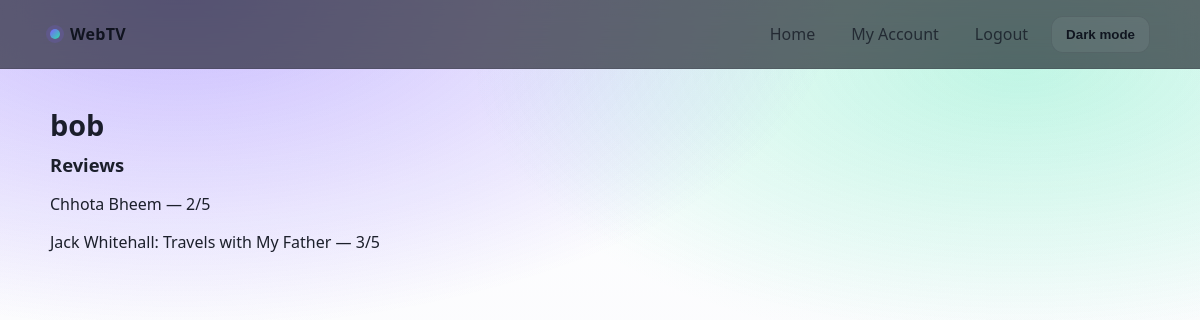
Screenshot of /user/bob (signed in) with the database file from the repository.
### data_structure.py (models this page shows, shortened)
class User(db.Model, UserMixin):
    __tablename__ = "users"
    id = db.Column(db.Integer, primary_key = True)
    username = db.Column(db.String, unique = True, nullable = False)
    password = db.Column(db.String, nullable = False)
    is_admin = db.Column(db.Boolean, default=False, nullable=False)

class Review(db.Model):
  id = db.Column(db.Integer, primary_key=True)
  user_id = db.Column(db.Integer, db.ForeignKey("users.id"), nullable=False)
  show_id = db.Column(db.Integer, db.ForeignKey("shows.id"), nullable=False)
  rating = db.Column(db.Integer)  # 1–5
  review_text = db.Column(db.Text)
  __table_args__ = (
    db.UniqueConstraint("user_id", "show_id", name="user_review"),
  )

class Show(db.Model):
    __tablename__ = "shows"
    id = db.Column(db.Integer, primary_key=True)
    title = db.Column(db.String(255), nullable=False)
    cover = db.Column(db.Text)
    director = db.Column(db.String(255))
    cast = db.Column(db.Text)
    release_year = db.Column(db.Integer)
    rating = db.Column(db.String(20))
    seasons = db.Column(db.String(20))
    genres = db.Column(db.String(255))
    description = db.Column(db.Text)

### app.py (the view)
  @app.route("/user/<username>")
  def user_profile(username):
      user = User.query.filter_by(username=username).first_or_404()
      reviews = (
        Review.query
        .join(Show)
        .filter(Review.user_id == user.id)
        .add_columns(Show.title, Review.rating)
        .all()
      )
      return render_template("profile.html", user=user, reviews=reviews)

### data_structure.py (called while the page is built)
@login_manager.user_loader
def load_user(user_id):
    return User.query.get(int(user_id))

### templates/profile.html
{% extends "base.html" %}
{% block body %}
<h1>{{ user.username }}</h1>
<h2>Reviews</h2>
{% for r, title, rating in reviews %}
  <p>{{ title }} — {{ rating }}/5</p>
{% endfor %}
{% endblock %}

### static/styles.css (style rules this page uses)
:root { --bg: #0b1020; --panel: rgba(255,255,255,0.06); --panel2: rgba(255,255,255,0.10); --text: rgba(255,255,255,0.92); --muted: rgba(255,255,255,0.70); --line: rgba(255,255,255,0.12); --accent: #7c5cff; --accent2: #2de2a7; --danger: #ff5470; --shadow: 0 12px 40px rgba(0,0,0,0.45); --radius: 16px; }
html[data-theme="light"] { --bg: #f6f7fb; --panel: rgba(0,0,0,0.04); --panel2: rgba(0,0,0,0.06); --text: rgba(10,14,25,0.92); --muted: rgba(10,14,25,0.68); --line: rgba(10,14,25,0.12); --shadow: 0 12px 40px rgba(10,14,25,0.10); }
html[data-theme="light"] body { background: radial-gradient(1200px 600px at 15% 0%, rgba(124,92,255,0.20), transparent 55%), radial-gradient(1000px 500px at 85% 10%, rgba(45,226,167,0.14), transparent 55%), linear-gradient(180deg, #ffffff, var(--bg)); }
* { box-sizing: border-box; }
html, body { height: 100%; }
body { margin: 0; color: var(--text); font-family: ui-sans-serif, system-ui, -apple-system, Segoe UI, Roboto, Helvetica, Arial; background: #070a14 }
body::before { content: ""; position: fixed; top: 0; left: 0; width: 100%; height: 600px; pointer-events: none; z-index: -1; background: radial-gradient(1200px 600px at 15% 0%, rgba(124,92,255,0.25), transparent 55%), radial-gradient(1000px 500px at 85% 10%, rgba(45,226,167,0.18), transparent 55%); }
h1 { margin: 12px 0 8px; font-size: clamp(1.6rem, 2.4vw, 2.4rem); }
h2 { margin: 0 0 12px; font-size: 1.15rem; }

### rows the page displays
User: username "bob"
Review: title "Chhota Bheem", rating "2"
Review: title "Jack Whitehall: Travels with My Father", rating "3"
